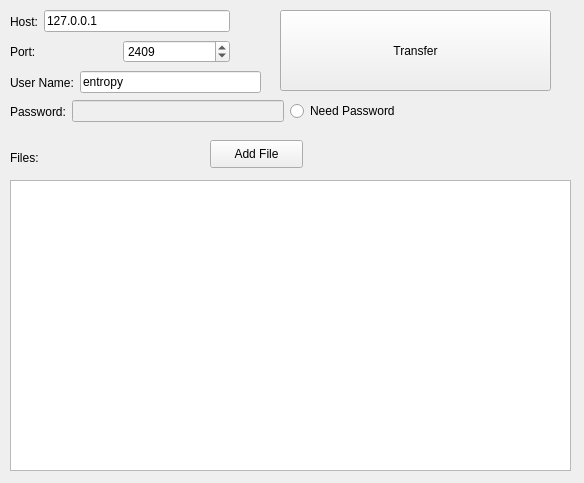
<?xml version="1.0" encoding="UTF-8"?>
<ui version="4.0">
 <class>ClientUI</class>
 <widget class="QWidget" name="ClientUI">
  <property name="geometry">
   <rect>
    <x>0</x>
    <y>0</y>
    <width>584</width>
    <height>483</height>
   </rect>
  </property>
  <property name="windowTitle">
   <string>Client</string>
  </property>
  <widget class="QPushButton" name="pushButton">
   <property name="geometry">
    <rect>
     <x>280</x>
     <y>10</y>
     <width>271</width>
     <height>81</height>
    </rect>
   </property>
   <property name="text">
    <string>Transfer</string>
   </property>
  </widget>
  <widget class="QLabel" name="label_5">
   <property name="geometry">
    <rect>
     <x>10</x>
     <y>150</y>
     <width>72</width>
     <height>15</height>
    </rect>
   </property>
   <property name="text">
    <string>Files:</string>
   </property>
  </widget>
  <widget class="QListWidget" name="listWidget">
   <property name="geometry">
    <rect>
     <x>10</x>
     <y>180</y>
     <width>561</width>
     <height>291</height>
    </rect>
   </property>
  </widget>
  <widget class="QPushButton" name="pushButton_2">
   <property name="geometry">
    <rect>
     <x>210</x>
     <y>140</y>
     <width>93</width>
     <height>28</height>
    </rect>
   </property>
   <property name="text">
    <string>Add File</string>
   </property>
  </widget>
  <widget class="QWidget" name="layoutWidget">
   <property name="geometry">
    <rect>
     <x>10</x>
     <y>10</y>
     <width>220</width>
     <height>23</height>
    </rect>
   </property>
   <layout class="QHBoxLayout" name="horizontalLayout">
    <item>
     <widget class="QLabel" name="label">
      <property name="text">
       <string>Host:</string>
      </property>
     </widget>
    </item>
    <item>
     <widget class="QLineEdit" name="lineEdit">
      <property name="text">
       <string>127.0.0.1</string>
      </property>
     </widget>
    </item>
   </layout>
  </widget>
  <widget class="QWidget" name="layoutWidget">
   <property name="geometry">
    <rect>
     <x>10</x>
     <y>40</y>
     <width>220</width>
     <height>23</height>
    </rect>
   </property>
   <layout class="QHBoxLayout" name="horizontalLayout_2">
    <item>
     <widget class="QLabel" name="label_2">
      <property name="text">
       <string>Port:</string>
      </property>
     </widget>
    </item>
    <item>
     <widget class="QSpinBox" name="spinBox">
      <property name="maximum">
       <number>65536</number>
      </property>
      <property name="value">
       <number>2409</number>
      </property>
     </widget>
    </item>
   </layout>
  </widget>
  <widget class="QWidget" name="layoutWidget">
   <property name="geometry">
    <rect>
     <x>10</x>
     <y>70</y>
     <width>251</width>
     <height>25</height>
    </rect>
   </property>
   <layout class="QHBoxLayout" name="horizontalLayout_3">
    <item>
     <widget class="QLabel" name="label_3">
      <property name="text">
       <string>User Name:</string>
      </property>
     </widget>
    </item>
    <item>
     <widget class="QLineEdit" name="lineEdit_3">
      <property name="text">
       <string>entropy</string>
      </property>
     </widget>
    </item>
   </layout>
  </widget>
  <widget class="QWidget" name="layoutWidget">
   <property name="geometry">
    <rect>
     <x>10</x>
     <y>100</y>
     <width>390</width>
     <height>23</height>
    </rect>
   </property>
   <layout class="QHBoxLayout" name="horizontalLayout_4">
    <item>
     <widget class="QLabel" name="label_4">
      <property name="text">
       <string>Password:</string>
      </property>
     </widget>
    </item>
    <item>
     <widget class="QLineEdit" name="lineEdit_4">
      <property name="enabled">
       <bool>false</bool>
      </property>
     </widget>
    </item>
    <item>
     <widget class="QRadioButton" name="radioButton">
      <property name="text">
       <string>Need Password</string>
      </property>
     </widget>
    </item>
   </layout>
  </widget>
 </widget>
 <resources/>
 <connections/>
</ui>
